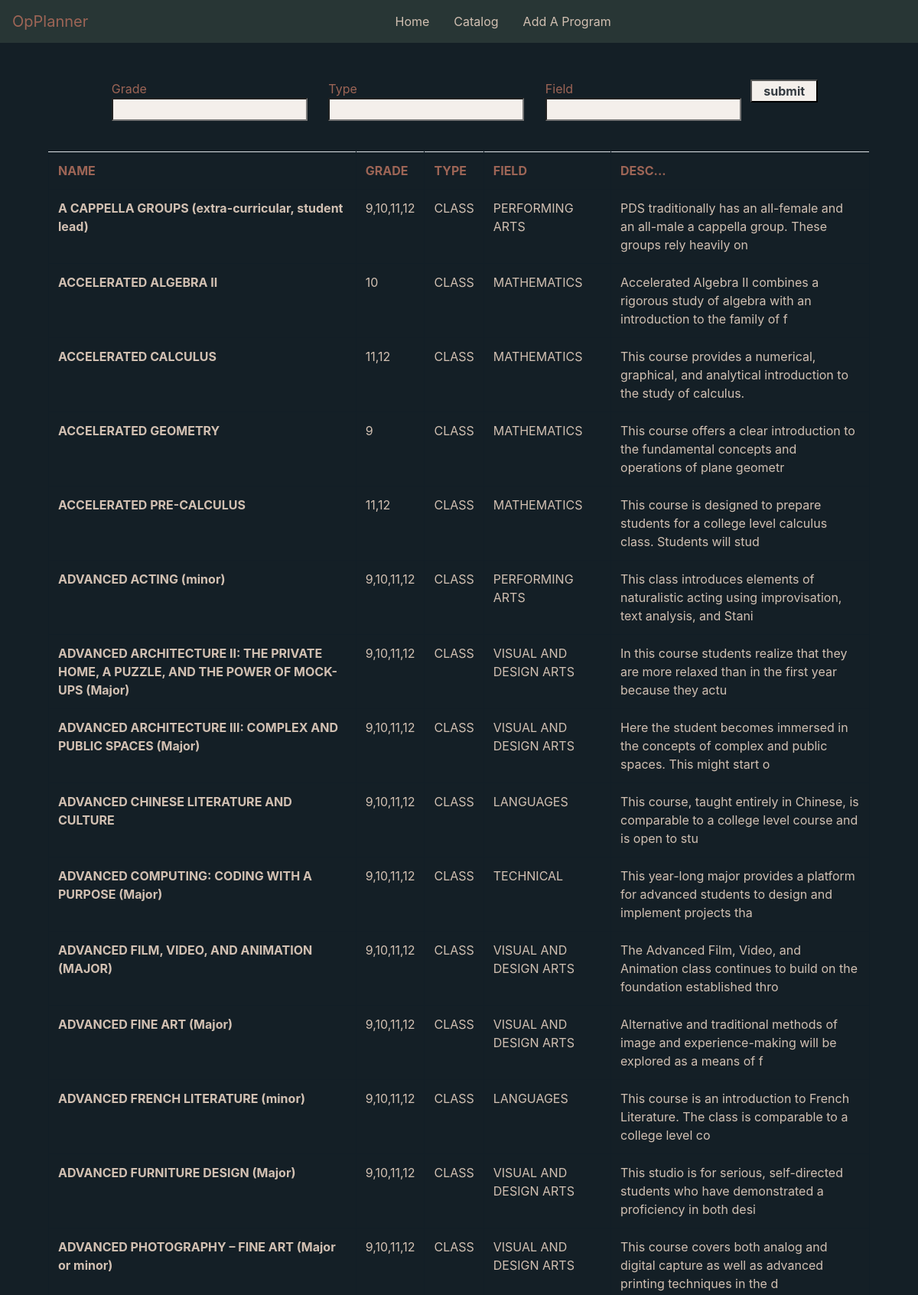
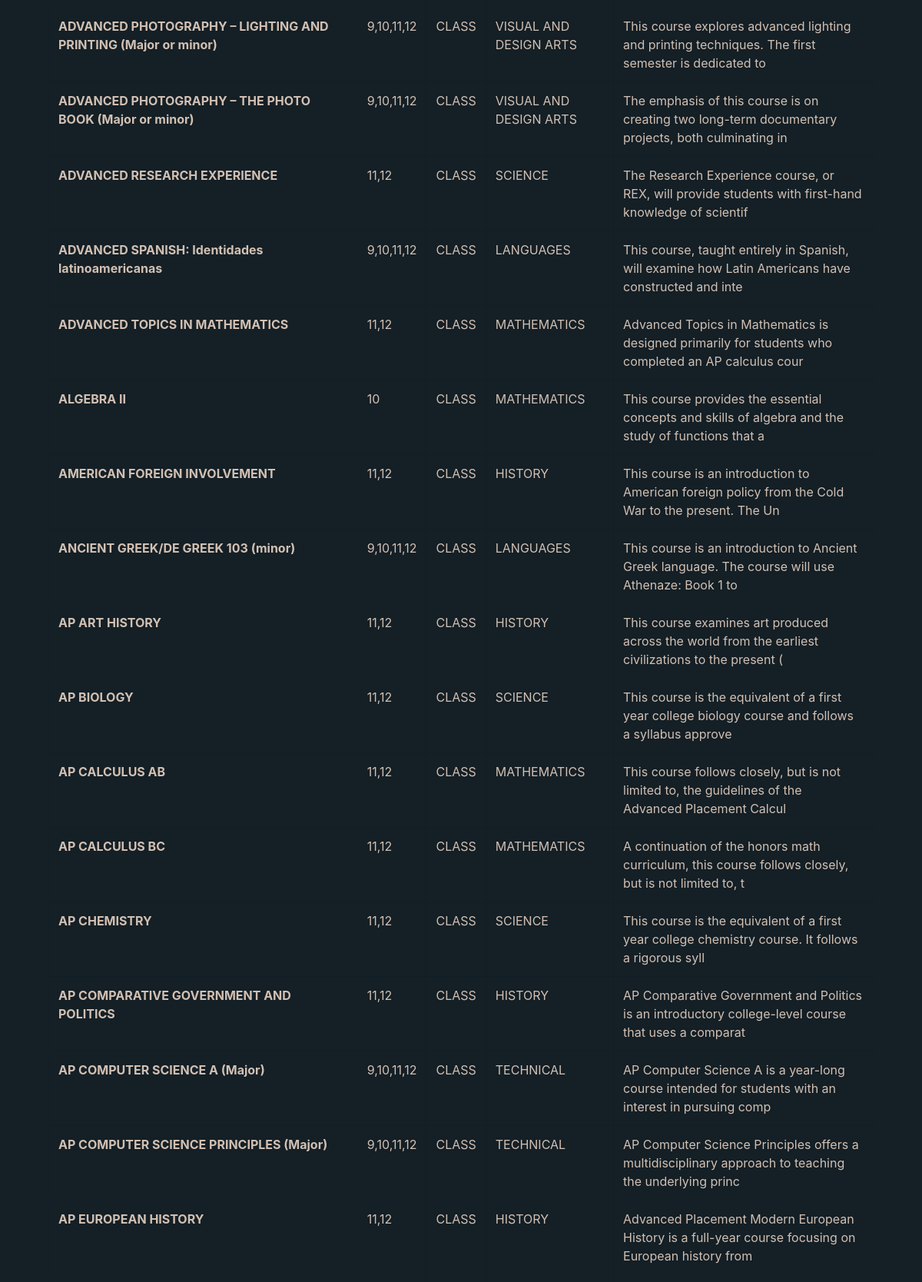
/catalog (upper part), run on the app's committed database (2 pictures, top to bottom).
### tables this page shows
CREATE TABLE programs(
            id INTEGER NOT NULL PRIMARY KEY,
            name TEXT NOT NULL,
            grades TEXT NOT NULL,
            type TEXT NOT NULL,
            field TEXT NOT NULL,
            desc TEXT
    );

### app.py (the view)
@app.route('/catalog',methods=['POST','GET'])
def catalog():
    db = sqlite3.connect(path.join(ROOT, "database.db"))
    if request.method=='POST':
        grade=request.form.get("Grade")
        type=request.form.get("Type")
        if(type == None):
            type = ""
        else:
            type=type.upper()
        print(type)
        field=request.form.get("Field").upper()
        if(grade == "" and type == "" and field == ""):
            data = getProgramData(db)
        else:
            total = getProgramInfoBySearch(db,[grade, type, field])
            data = []
            for x in total:
                data.append(x[1:])
    else:
        data = getProgramData(db)
    return render_template('catalog.html', data=data)

### data.py (called while the page is built)
def getProgramData(conn):
    cur = conn.cursor()
    cur.execute("SELECT name, grades, type, field, substr(desc,0,100) FROM programs ORDER BY name")
    rows = cur.fetchall()
    if(rows == None):
        return "invalid input"
    return rows

### templates/catalog.html (shortened to what this page needs)
{% extends "layout.html" %}
{% block content %}
<div class="px-5 py-5">
    <div>
        <form class="text-light" action = "/catalog" method = "POST">
            <div class="row justify-content-center">
            <p class="col-sm-3 small-text">Grade <input class="" type = "text" name = "Grade" /></p>
            <p class="col-sm-3 small-text">Type <input class="" type = "text" name = "Type" /></p>
            <p class="col-sm-3 small-text">Field <input class="" type = "text" name = "Field" /></p>
            <p><input class="font-weight-bold text-dark col-sm" type = "submit" value = "submit" /></p>
            </div>
        </form>
    </div>
    <br>
    <div>
    <section class="intro">
        <div class="gradient-custom-2">
            <div class="mask d-flex align-items-center h-100">
            <div class="container">
                <div class="row justify-content-center">
                <div class="col-12">
                    <div class="table-responsive">
                    <table class="table">
                        <tbody>
                            <tr>
                                <th scope="col" class="small-text">NAME</th>
                                <th scope="col" class="small-text">GRADE</th>
                                <th scope="col" class="small-text">TYPE</th>
                                <th scope="col" class="small-text">FIELD</th>
                                <th scope="col" class="small-text">DESC...</th>
                            </tr>
                            {% for result in data %}
                                <tr class="program-row">
                                    {% for elem in result %}
                                        {% if loop.index == 1 %}
                                            <th class="program-row" scope="row"><a class="program-link" href="{{ url_for('program', name=result[0]) }}">{{ elem }}</a></td>
                                        {% else %}
                                            <td class="program-row" scope="row"><a class="program-link" href="{{ url_for('program', name=result[0]) }}">{{ elem }}</a></td>
                                        {% endif %}
                                    {% endfor %}
                                </tr>
                            {% endfor %}
                        </tbody>
                    </table>
                    </div>
                </div>
                </div>
            </div>
            </div>
        </div>
        </section>
    </div>
</div>
{% endblock %}

### templates/layout.html (shortened to what this page needs)
<!doctype html>
<html>
<head>
    <link rel="stylesheet" href="https://stackpath.bootstrapcdn.com/bootstrap/4.3.1/css/bootstrap.min.css">
    <link rel="stylesheet" type="text/css" href="/static/home.css" />
</head>
<body>
    <nav class="navbar navbar-expand-lg navbar">
        <a class="navbar-brand small-text" href="/">OpPlanner</a>
        <div class="collapse navbar-collapse justify-content-center" id="navbarNavAltMarkup">
          <div class="navbar-nav">
            <a class="nav-item nav-link px-3 active small-text" href="{{ url_for('index') }}">Home <span class="sr-only">(current)</span></a>
            <a class="nav-item nav-link px-3 active small-text" href="{{ url_for('catalog') }}">Catalog</a>
            <a class="nav-item nav-link px-3 active small-text" href="{{ url_for('check') }}">Add A Program</a>
          </div>
        </div>
      </nav>
    {% block content %}
    {% endblock %}
</body>
</html>

### static/home.css (style rules this page uses)
* { color: #121e26; }
body { background-color: #141f26; }
.navbar { background-color: #283635; }
.small-text { color: #9d6556 }
td { color: #d2c0b2; }
table, th, td, tr { border: 1px solid #121e26; border-collapse: collapse; }
tbody { margin-top: 0px; }
a.program-link { color: #d2c0b2; display: block }
a.program-link:link { color: #d2c0b2; text-decoration: none; }
input { color: black; background-color: #f4efeb; }
.nav-link { color: #d2c0b2; }

### data on the page
programs: name "A CAPPELLA GROUPS (extra-curricular, student lead)", grades "9,10,11,12", type "CLASS", field "PERFORMING ARTS", result "PDS traditionally has an all-female and an all-male a cappella group. These groups rely heavily on"
programs: name "ACCELERATED ALGEBRA II", grades "10", type "CLASS", field "MATHEMATICS", result "Accelerated Algebra II combines a rigorous study of algebra with an introduction to the family of f"
programs: name "ACCELERATED CALCULUS", grades "11,12", type "CLASS", field "MATHEMATICS", result "This course provides a numerical, graphical, and analytical introduction to the study of calculus."
programs: name "ACCELERATED GEOMETRY", result "9" "This course offers a clear introduction to the fundamental concepts and operations of plane geometr", type "CLASS", field "MATHEMATICS"
programs: name "ACCELERATED PRE-CALCULUS", grades "11,12", type "CLASS", field "MATHEMATICS", result "This course is designed to prepare students for a college level calculus class. Students will stud"
programs: name "ADVANCED ACTING (minor)", grades "9,10,11,12", type "CLASS", field "PERFORMING ARTS", result "This class introduces elements of naturalistic acting using improvisation, text analysis, and Stani"
programs: name "ADVANCED ARCHITECTURE II: THE PRIVATE HOME, A PUZZLE, AND THE POWER OF MOCK-UPS (Major)", grades "9,10,11,12", type "CLASS", field "VISUAL AND DESIGN ARTS", result "In this course students realize that they are more relaxed than in the first year because they actu"
programs: name "ADVANCED ARCHITECTURE III: COMPLEX AND PUBLIC SPACES (Major)", grades "9,10,11,12", type "CLASS", field "VISUAL AND DESIGN ARTS", result "Here the student becomes immersed in the concepts of complex and public spaces. This might start o"
programs: name "ADVANCED CHINESE LITERATURE AND CULTURE", grades "9,10,11,12", type "CLASS", field "LANGUAGES", result "This course, taught entirely in Chinese, is comparable to a college level course and is open to stu"
programs: name "ADVANCED COMPUTING: CODING WITH A PURPOSE (Major)", grades "9,10,11,12", type "CLASS", field "TECHNICAL", result "This year-long major provides a platform for advanced students to design and implement projects tha"
programs: name "ADVANCED FILM, VIDEO, AND ANIMATION (MAJOR)", grades "9,10,11,12", type "CLASS", field "VISUAL AND DESIGN ARTS", result "The Advanced Film, Video, and Animation class continues to build on the foundation established thro"
programs: name "ADVANCED FINE ART (Major)", grades "9,10,11,12", type "CLASS", field "VISUAL AND DESIGN ARTS", result "Alternative and traditional methods of image and experience-making will be explored as a means of f"
programs: name "ADVANCED FRENCH LITERATURE (minor)", grades "9,10,11,12", type "CLASS", field "LANGUAGES", result "This course is an introduction to French Literature. The class is comparable to a college level co"
programs: name "ADVANCED FURNITURE DESIGN (Major)", grades "9,10,11,12", type "CLASS", field "VISUAL AND DESIGN ARTS", result "This studio is for serious, self-directed students who have demonstrated a proficiency in both desi"
programs: name "ADVANCED PHOTOGRAPHY – FINE ART (Major or minor)", grades "9,10,11,12", type "CLASS", field "VISUAL AND DESIGN ARTS", result "This course covers both analog and digital capture as well as advanced printing techniques in the d"
programs: name "ADVANCED PHOTOGRAPHY – LIGHTING AND PRINTING (Major or minor)", grades "9,10,11,12", type "CLASS", field "VISUAL AND DESIGN ARTS", result "This course explores advanced lighting and printing techniques. The first semester is dedicated to"
programs: name "ADVANCED PHOTOGRAPHY – THE PHOTO BOOK (Major or minor)", grades "9,10,11,12", type "CLASS", field "VISUAL AND DESIGN ARTS", result "The emphasis of this course is on creating two long-term documentary projects, both culminating in"
programs: name "ADVANCED RESEARCH EXPERIENCE", grades "11,12", type "CLASS", field "SCIENCE", result "The Research Experience course, or REX, will provide students with first-hand knowledge of scientif"
programs: name "ADVANCED SPANISH: Identidades latinoamericanas", grades "9,10,11,12", type "CLASS", field "LANGUAGES", result "This course, taught entirely in Spanish, will examine how Latin Americans have constructed and inte"
programs: name "ADVANCED TOPICS IN MATHEMATICS", grades "11,12", type "CLASS", field "MATHEMATICS", result "Advanced Topics in Mathematics is designed primarily for students who completed an AP calculus cour"
programs: name "ALGEBRA II", grades "10", type "CLASS", field "MATHEMATICS", result "This course provides the essential concepts and skills of algebra and the study of functions that a"
programs: name "AMERICAN FOREIGN INVOLVEMENT", grades "11,12", type "CLASS", field "HISTORY", result "This course is an introduction to American foreign policy from the Cold War to the present. The Un"
programs: name "ANCIENT GREEK/DE GREEK 103 (minor)", grades "9,10,11,12", type "CLASS", field "LANGUAGES", result "This course is an introduction to Ancient Greek language. The course will use Athenaze: Book 1 to"
programs: name "AP ART HISTORY", grades "11,12", type "CLASS", field "HISTORY", result "This course examines art produced across the world from the earliest civilizations to the present ("
programs: name "AP BIOLOGY", grades "11,12", type "CLASS", field "SCIENCE", result "This course is the equivalent of a first year college biology course and follows a syllabus approve"
programs: name "AP CALCULUS AB", grades "11,12", type "CLASS", field "MATHEMATICS", result "This course follows closely, but is not limited to, the guidelines of the Advanced Placement Calcul"
programs: name "AP CALCULUS BC", grades "11,12", type "CLASS", field "MATHEMATICS", result "A continuation of the honors math curriculum, this course follows closely, but is not limited to, t"
programs: name "AP CHEMISTRY", grades "11,12", type "CLASS", field "SCIENCE", result "This course is the equivalent of a first year college chemistry course. It follows a rigorous syll"
programs: name "AP COMPARATIVE GOVERNMENT AND POLITICS", grades "11,12", type "CLASS", field "HISTORY", result "AP Comparative Government and Politics is an introductory college-level course that uses a comparat"
programs: name "AP COMPUTER SCIENCE A (Major)", grades "9,10,11,12", type "CLASS", field "TECHNICAL", result "AP Computer Science A is a year-long course intended for students with an interest in pursuing comp"
programs: name "AP COMPUTER SCIENCE PRINCIPLES (Major)", grades "9,10,11,12", type "CLASS", field "TECHNICAL", result "AP Computer Science Principles offers a multidisciplinary approach to teaching the underlying princ"
programs: name "AP EUROPEAN HISTORY", grades "11,12", type "CLASS", field "HISTORY", result "Advanced Placement Modern European History is a full-year course focusing on European history from"
